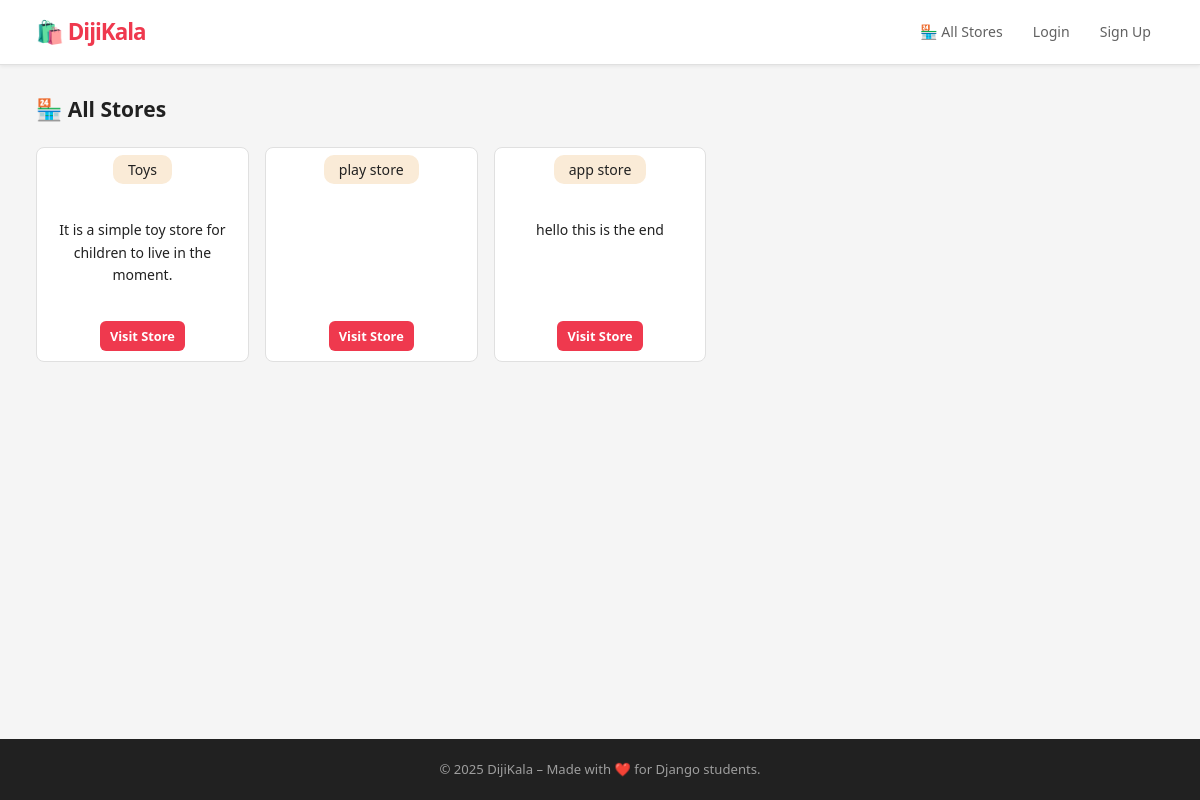
The page /stores/ on the database as committed earlier.
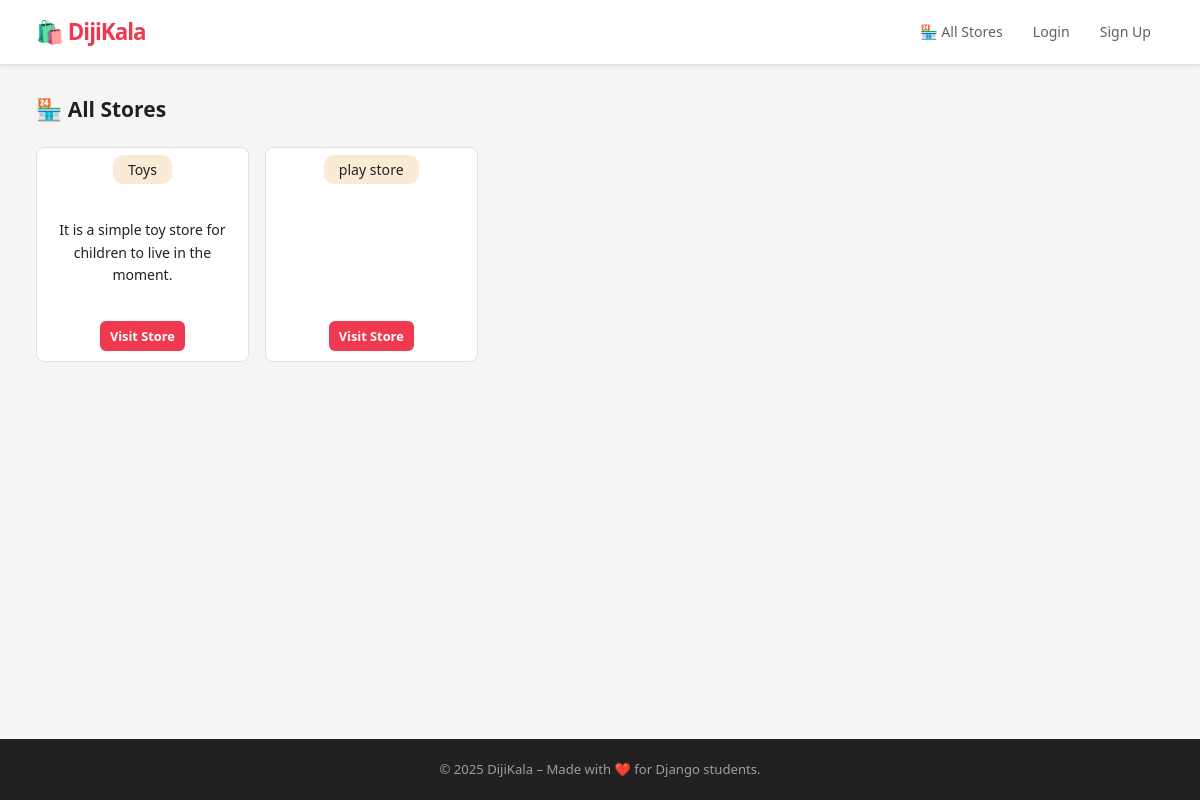
The same page on the database as committed later.
### stores/models.py (models this page shows, shortened)
class Store(models.Model):
    name = models.CharField(max_length=200,unique=True,verbose_name='Store')
    owner = models.ForeignKey(User,on_delete=models.CASCADE,verbose_name='Owner',related_name='stores')
    description = models.TextField(blank=True,null=True,verbose_name='Description')
    created_at = models.DateTimeField(auto_now_add=True,verbose_name='Created At')
    updated_at = models.DateTimeField(auto_now=True,verbose_name='Last Update')
    is_active = models.BooleanField(default=True)
    class Meta:
        verbose_name = 'Store'
        verbose_name_plural = 'Stores'
        ordering = ['-created_at']

### stores/views.py (the view)
# urls.py: path("",stores_list,name='stores_list'),
def stores_list(request):
    stores = Store.objects.select_related('owner').filter(is_active=True)
    return render(request, 'stores/stores.html',{'stores':stores})

### templates/stores/stores.html (shortened to what this page needs)
{% extends 'base/base.html' %}
{% block content %}
<h2>🏪 All Stores</h2>
<div class="card-grid">
    {% for store in stores %}
        <div class="card" style="gap: 30px;">
            <h3 style="margin-top: 7px;background-color: antiquewhite;padding: 5px 15px 5px 15px; border-radius: 10px;">{{ store.name }}</h3>
            <p style="padding: 5px; text-align: center;">{{ store.description|truncatewords:15 }}</p>
            <a href="{% url 'store_detail' store.pk %}" class="btn" style="height: 30px;">Visit Store</a>
        </div>
    {% empty %}
        <p>No stores available.</p>
    {% endfor %}
</div>
{% endblock %}

Rows that differ between the two databases and show on the page:
removed Store: name "app store", description "hello this is the end"
